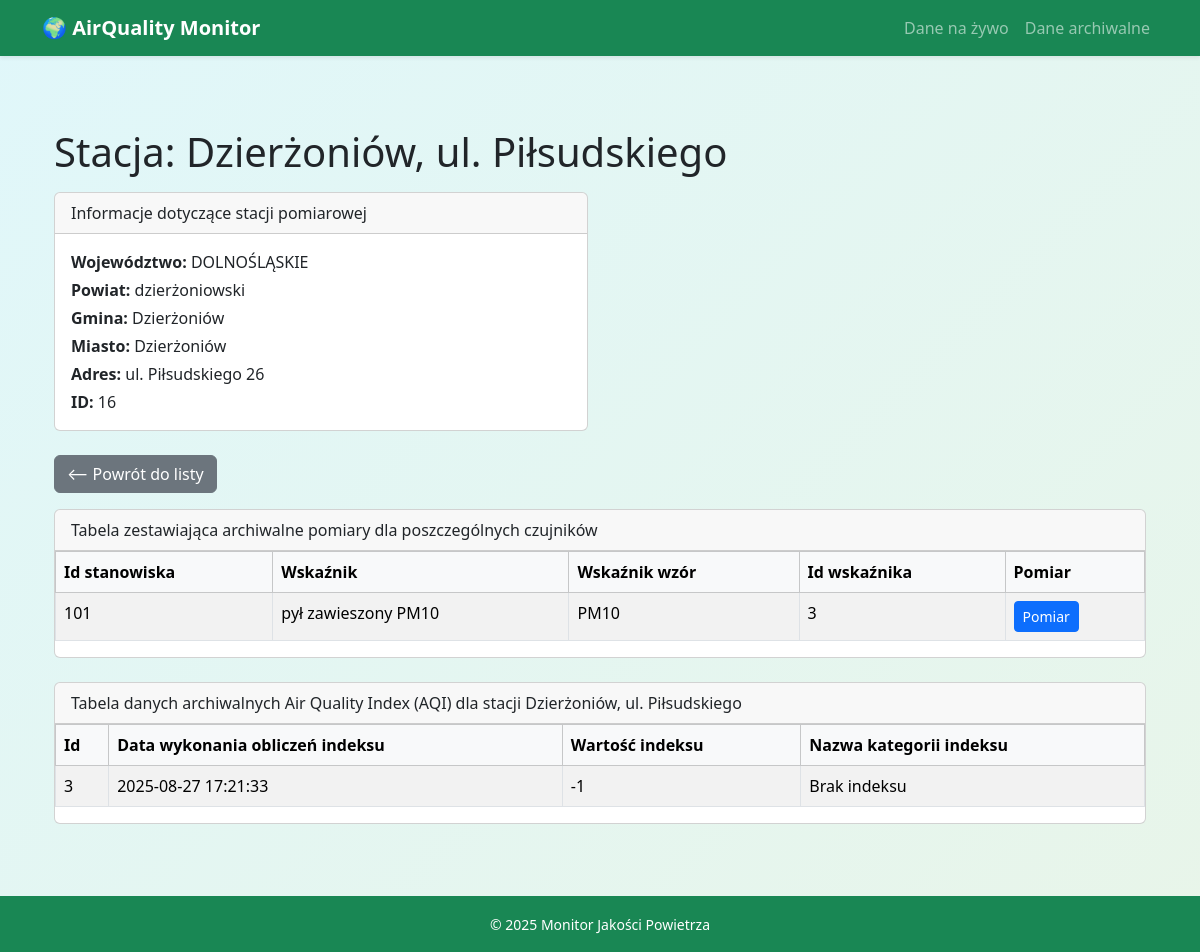
Screenshot of /archive/16 with the database file from the repository.
### app/models/station.py (models this page shows)
class Station(db.Model):
    __tablename__ = "stations"
    id = db.Column(db.Integer, primary_key=True)
    stationCode = db.Column(db.String(50), unique=True, nullable=False)
    stationName = db.Column(db.String(120), nullable=False)
    gegrLat = db.Column(db.String(50), nullable=False)
    gegrLon = db.Column(db.String(50), nullable=False)
    addressStreet = db.Column(db.String(200), nullable=True)
    city_id = db.Column(db.Integer, db.ForeignKey("cities.id"), nullable=False)
    city = db.relationship("City", back_populates="stations")
    sensors = db.relationship("Sensor", back_populates="station")

### app/models/gmina.py (models this page shows)
class Gmina(db.Model):
    __tablename__ = "gminy"
    id = db.Column(db.Integer, primary_key=True)
    gminaName = db.Column(db.String(120), nullable=False)
    powiatName = db.Column(db.String(120), nullable=False)
    wojewodztwoName = db.Column(db.String(120), nullable=False)
    cities = db.relationship("City", back_populates="gmina")

### app/models/city.py (models this page shows)
class City(db.Model):
    __tablename__ = "cities"
    id = db.Column(db.Integer, primary_key=True)
    name = db.Column(db.String(120), nullable=False)
    gmina_id = db.Column(db.Integer, db.ForeignKey("gminy.id"), nullable=False)
    gmina = db.relationship("Gmina", back_populates="cities")
    stations = db.relationship("Station", back_populates="city")

### app/models/sensor.py (models this page shows)
class Sensor(db.Model):
    __tablename__ = "sensors"
    id = db.Column(db.Integer, primary_key=True)
    id_stanowiska = db.Column(db.Integer, nullable=False)  # np. ID pomiarowe
    wskaznik = db.Column(db.String(120), nullable=False)
    wskaznik_wzor = db.Column(db.String(120), nullable=True)
    wskaznik_kod = db.Column(db.String(50), nullable=False)
    id_wskaznika = db.Column(db.Integer, nullable=False)
    id_stacji = db.Column(db.Integer, db.ForeignKey("stations.id"), nullable=False)
    station = db.relationship("Station", back_populates="sensors")

### app/models/station_index.py (models this page shows)
@dataclass
class StationIndex(db.Model):
    __tablename__ = "station_index"
    id = db.Column(db.Integer, primary_key=True, autoincrement=True)
    station_id = db.Column(db.Integer, nullable=False)  # Identyfikator stacji pomiarowej
    calculation_date = db.Column(db.String(50), nullable=False)  # Data wykonania obliczeń indeksu
    index_value = db.Column(db.Integer, nullable=False)  # Wartość indeksu
    index_category = db.Column(db.String, nullable=False)  # Nazwa kategorii indeksu
    calculation_date_st = db.Column(db.String(50), nullable=False)  # Data wykonania obliczeń indeksu

### app/routes/station_routes.py (the view)
@station_bp.route("/archive/<int:station_id>")
def station_detail_archive(station_id):
    service = DataService()
    sensors_list = service.get_sensors_list_from_db(station_id)
    stations_list = service.get_stations_list_from_db()
    station_indexes = service.get_station_index_list_from_db(station_id)
    station: Station = None
    for item in stations_list:
        if(item.id == station_id):
            station = item
    return render_template("station_detail.html", source="db", station=station, sensors=sensors_list, station_indexes=station_indexes)

### app/services/data_service.py (called while the page is built)
    def get_stations_list_from_db(self):
        stations = Station.query.all()
        return stations

    def get_sensors_list_from_db(self, sensors_id: int):
        sensors = Sensor.query.filter_by(id_stacji=sensors_id).all()
        return sensors

    def get_station_index_list_from_db(self, station_id: int):
        station_indexes = StationIndex.query.filter_by(station_id=station_id).all()
        return station_indexes

### app/templates/station_detail.html (shortened to what this page needs)
{% extends "base.html" %}
{% block content %}
<div class="container mt-4">
    <h1 class="mb-3">Stacja: {{ station.stationName }}</h1>
    <div class="row">
      <div class="col-md-6">
        <div class="card mb-4">
          <div class="card-header">
            Informacje dotyczące stacji pomiarowej
          </div>
          <div class="card-body">
            <p class="mb-1"><strong>Województwo:</strong> {{ station.city.gmina.wojewodztwoName }}</p>
            <p class="mb-1"><strong>Powiat:</strong> {{ station.city.gmina.powiatName }}</p>
            <p class="mb-1"><strong>Gmina:</strong> {{ station.city.gmina.gminaName }}</p>
            <p class="mb-1"><strong>Miasto:</strong> {{ station.city.name }}</p>
            <p class="mb-1"><strong>Adres:</strong> {{ station.addressStreet }}</p>
            <p class="mb-0"><strong>ID:</strong> {{ station.id }}</p>
          </div>
        </div>
      </div>
    </div>
    {% if source == "api" %}
        <a href="{{ url_for('stations.list_stations') }}" class="btn btn-secondary mb-3">⟵ Powrót do listy</a>
    {% elif source == "db" %}
        <a href="{{ url_for('stations.list_stations_archive') }}" class="btn btn-secondary mb-3">⟵ Powrót do listy</a>
    {% endif %}
    <div class="card mb-4">
          <div class="card-header">
            {% if source == "api" %}
                Tabela zestawiająca pomiary dla poszczególnych czujników
            {% elif source == "db" %}
                Tabela zestawiająca archiwalne pomiary dla poszczególnych czujników
            {% endif %}
          </div>
        <div class="table-responsive">
        <table class="table table-bordered table-striped">
            <thead class="table-light">
                <tr>
                    <th>Id stanowiska</th>
                    <th>Wskaźnik</th>
                    <th>Wskaźnik wzór</th>
                    <th>Id wskaźnika</th>
                    <th>Pomiar</th>
                </tr>
            </thead>
            <tbody>
                {% for sensor in sensors %}
                <tr>
                    <td>{{ sensor.id_stanowiska }}</td>
                    <td>{{ sensor.wskaznik }}</td>
                    <td>{{ sensor.wskaznik_wzor }}</td>
                    <td>{{ sensor.id_wskaznika }}</td>
                    <td>
                        {% if source == "api" %}
                            <a class="btn btn-primary btn-sm" href="{{ url_for('stations.sensor_detail', station_id=station.id, sensor_id=sensor.id_stanowiska) }}">
                                Pomiar
                            </a>
                        {% elif source == "db" %}
                            <a class="btn btn-primary btn-sm" href="{{ url_for('stations.sensor_detail_archive', station_id=station.id, sensor_id=sensor.id_stanowiska) }}">
                                Pomiar
                            </a>
                        {% endif %}
                    </td>
                </tr>
                {% endfor %}
            </tbody>
        </table>
    </div>
    </div>
    {% if source == "db" %}
    <div class="card mb-4">
          <div class="card-header">
            Tabela danych archiwalnych Air Quality Index (AQI) dla stacji {{ station.stationName }}
          </div>
        <div class="table-responsive">
            <table class="table table-bordered table-striped">
                <thead class="table-light">
                    <tr>
                        <th>Id</th>
                        <th>Data wykonania obliczeń indeksu</th>
                        <th>Wartość indeksu</th>
                        <th>Nazwa kategorii indeksu</th>
                    </tr>
                </thead>
                <tbody>
                    {% for station_index in station_indexes %}
                    <tr>
                        <td>{{ station_index.id }}</td>
                        <td>{{ station_index.calculation_date }}</td>
                        <td>{{ station_index.index_value }}</td>
                        <td class="
                        ">
                            {{ station_index.index_category }}
                        </td>
                    </tr>
                    {% endfor %}
                </tbody>
            </table>
        </div>
    </div>
    {% endif %}
</div>
{% endblock %}

### app/templates/base.html (style rules this page uses)
body { background: linear-gradient(135deg, #e0f7fa, #e8f5e9); min-height: 100vh; display: flex; flex-direction: column; }

### rows the page displays
Station: stationName "Dzierżoniów, ul. Piłsudskiego", addressStreet "ul. Piłsudskiego 26", id "16"
Gmina: city.gmina.wojewodztwoName "DOLNOŚLĄSKIE", city.gmina.powiatName "dzierżoniowski", city.gmina.gminaName "Dzierżoniów"
City: city.name "Dzierżoniów"
Sensor: id_stanowiska "101", wskaznik "pył zawieszony PM10", wskaznik_wzor "PM10", id_wskaznika "3"
StationIndex: id "3", calculation_date "2025-08-27 17:21:33", index_value "-1", index_category "Brak indeksu"
